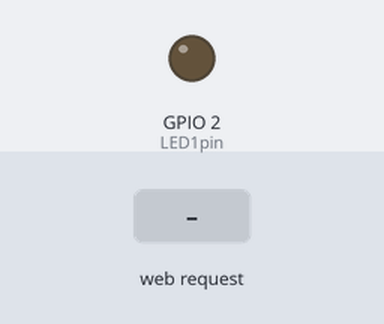
Simulated run of this sketch. Board: ESP32. Parts: output pins drawn as LEDs (lit = HIGH). Inputs (shaded band) come from the test bench. What the sketch prints to the serial monitor is not drawn.

Above: at 1.3 s.
1.4 s: HTTP request GET /led1on received
At 2.6 s:
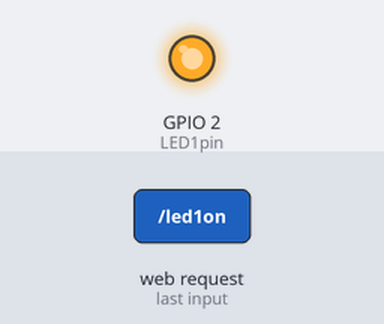
2.9 s: HTTP request GET /led1off received
At 3.7 s:
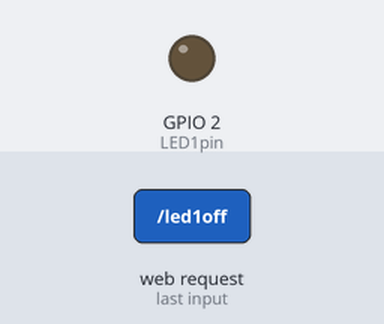
Timing chart, 0 to 5.9 s (numbered marks = the images above; inputs shaded):
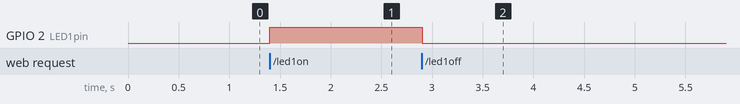

The sketch:

sampleCodeToConfigAServerInAPMode.ino
```cpp
#include <WiFi.h>
#include <WebServer.h>

/* Wi-Fi credentials */
const char* ssid = "ESP32";       // SSID for ESP32 AP
const char* password = "12345678"; // Password for ESP32 AP

/* IP configuration */
IPAddress local_ip(192, 168, 1, 1);
IPAddress gateway(192, 168, 1, 1);
IPAddress subnet(255, 255, 255, 0);

WebServer server(80);

uint8_t LED1pin = 2; // Debugging LED
bool LED1status = LOW;

const int sensorPin = 34; // Analog sensor pin

void setup() {
  Serial.begin(115200);
  pinMode(LED1pin, OUTPUT);

  // Initialize Wi-Fi Access Point
  WiFi.softAP(ssid, password);
  WiFi.softAPConfig(local_ip, gateway, subnet);
  delay(100);

  // Define routes
  server.on("/", handle_OnConnect);
  server.on("/readSensor", handle_ReadSensor);
  server.on("/led1on", handle_led1on);
  server.on("/led1off", handle_led1off);
  server.onNotFound(handle_NotFound);

  // Start server
  server.begin();
  Serial.println("HTTP server started");
}

void loop() {
  server.handleClient();
  digitalWrite(LED1pin, LED1status ? HIGH : LOW); // Update LED status
}

// Main webpage handler
void handle_OnConnect() {
  server.send(200, "text/html", SendHTML(LED1status));
}

// Read sensor data handler
void handle_ReadSensor() {
  int sensorValue = analogRead(sensorPin);
  server.send(200, "text/plain", String(sensorValue));
}

// Turn LED on handler
void handle_led1on() {
  LED1status = HIGH;
  server.send(200, "text/html", SendHTML(LED1status));
}

// Turn LED off handler
void handle_led1off() {
  LED1status = LOW;
  server.send(200, "text/html", SendHTML(LED1status));
}

// Not found handler
void handle_NotFound() {
  server.send(404, "text/plain", "Not found");
}

// Generate HTML content
String SendHTML(bool led1status) {
  String ptr = "<!DOCTYPE html> <html>\n";
  ptr += "<head><meta name=\"viewport\" content=\"width=device-width, initial-scale=1.0, user-scalable=no\">\n";
  ptr += "<title>ESP32 Sensor Monitor</title>\n";
  ptr += "<style>html { font-family: Helvetica; text-align: center;}\n";
  ptr += "body {margin: 0; padding: 20px;}\n";
  ptr += ".button {display: inline-block; margin: 10px; padding: 10px 20px; color: white; text-decoration: none; border-radius: 4px;}\n";
  ptr += ".button-on {background-color: #3498db;}\n";
  ptr += ".button-off {background-color: #34495e;}\n";
  ptr += "</style>\n";
  ptr += "</head>\n";
  ptr += "<body>\n";
  ptr += "<h1>ESP32 Sensor Monitor</h1>\n";
  ptr += "<h3>Using Access Point (AP) Mode</h3>\n";
  ptr += "<p>Sensor Value: <span id='sensorValue'>--</span></p>\n";
  ptr += "<button class='button button-on' onclick='toggleLED(\"on\")'>Turn LED ON</button>\n";
  ptr += "<button class='button button-off' onclick='toggleLED(\"off\")'>Turn LED OFF</button>\n";
  ptr += "<script>\n";
  ptr += "function updateSensor() {\n";
  ptr += "  fetch('/readSensor')\n";
  ptr += "    .then(response => response.text())\n";
  ptr += "    .then(data => document.getElementById('sensorValue').innerText = data);\n";
  ptr += "}\n";
  ptr += "function toggleLED(action) {\n";
  ptr += "  fetch('/led1' + action).then(() => updateSensor());\n";
  ptr += "}\n";
  ptr += "setInterval(updateSensor, 1000);\n";
  ptr += "</script>\n";
  ptr += "</body>\n";
  ptr += "</html>\n";
  return ptr;
}
```

Measured:
- after the input at 1.4 s, GPIO 2 (LED1pin): LOW → HIGH at once
- after the input at 2.9 s, GPIO 2 (LED1pin): HIGH → LOW at once
